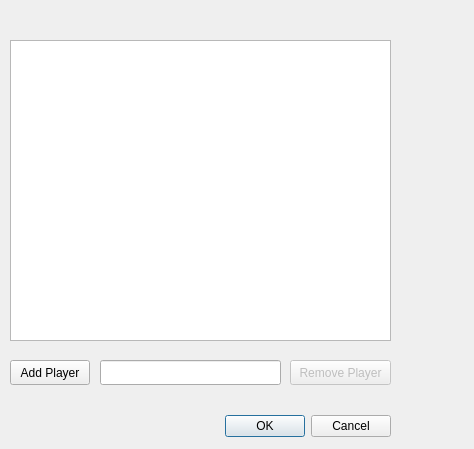
<?xml version="1.0" encoding="UTF-8"?>
<ui version="4.0">
 <class>ManagePlayersDialog</class>
 <widget class="QDialog" name="ManagePlayersDialog">
  <property name="geometry">
   <rect>
    <x>0</x>
    <y>0</y>
    <width>474</width>
    <height>449</height>
   </rect>
  </property>
  <property name="windowTitle">
   <string>Dialog</string>
  </property>
  <widget class="QDialogButtonBox" name="buttonBox">
   <property name="geometry">
    <rect>
     <x>110</x>
     <y>410</y>
     <width>281</width>
     <height>32</height>
    </rect>
   </property>
   <property name="orientation">
    <enum>Qt::Horizontal</enum>
   </property>
   <property name="standardButtons">
    <set>QDialogButtonBox::Cancel|QDialogButtonBox::Ok</set>
   </property>
  </widget>
  <widget class="QListWidget" name="listWidget">
   <property name="geometry">
    <rect>
     <x>10</x>
     <y>40</y>
     <width>381</width>
     <height>301</height>
    </rect>
   </property>
  </widget>
  <widget class="QLineEdit" name="lineEdit">
   <property name="geometry">
    <rect>
     <x>100</x>
     <y>360</y>
     <width>181</width>
     <height>25</height>
    </rect>
   </property>
  </widget>
  <widget class="QPushButton" name="addPlayerButton">
   <property name="geometry">
    <rect>
     <x>10</x>
     <y>360</y>
     <width>80</width>
     <height>25</height>
    </rect>
   </property>
   <property name="text">
    <string>Add Player</string>
   </property>
  </widget>
  <widget class="QPushButton" name="removePlayerButton">
   <property name="enabled">
    <bool>false</bool>
   </property>
   <property name="geometry">
    <rect>
     <x>290</x>
     <y>360</y>
     <width>101</width>
     <height>25</height>
    </rect>
   </property>
   <property name="text">
    <string>Remove Player</string>
   </property>
  </widget>
 </widget>
 <resources/>
 <connections>
  <connection>
   <sender>buttonBox</sender>
   <signal>accepted()</signal>
   <receiver>ManagePlayersDialog</receiver>
   <slot>accept()</slot>
   <hints>
    <hint type="sourcelabel">
     <x>248</x>
     <y>254</y>
    </hint>
    <hint type="destinationlabel">
     <x>157</x>
     <y>274</y>
    </hint>
   </hints>
  </connection>
  <connection>
   <sender>buttonBox</sender>
   <signal>rejected()</signal>
   <receiver>ManagePlayersDialog</receiver>
   <slot>reject()</slot>
   <hints>
    <hint type="sourcelabel">
     <x>316</x>
     <y>260</y>
    </hint>
    <hint type="destinationlabel">
     <x>286</x>
     <y>274</y>
    </hint>
   </hints>
  </connection>
 </connections>
</ui>
